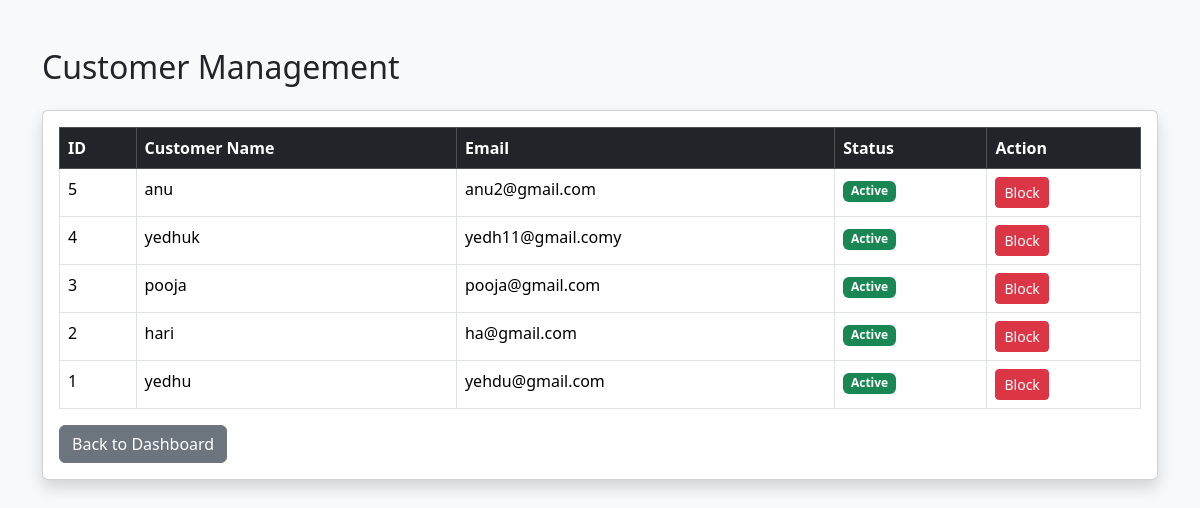
The app's page /customer/admin-customers/ (signed in) with its own data.
### customer/models.py (models this page shows, shortened)
class Register(models.Model):
    name = models.CharField(max_length=200)
    email = models.EmailField()
    password = models.CharField(max_length=220)
    is_blocked = models.BooleanField(default=False)

### customer/views.py (the view)
# urls.py: path('admin-customers/', views.admin_customers, name='admin_customers'),
@user_passes_test(
    lambda user: user.is_staff,
    login_url='login'
)
def admin_customers(request):
    customers = Register.objects.all().order_by('-id')
    context = {
        'customers': customers,
    }
    return render(
        request,
        'admin_customers.html',
        context
    )

### customer/templates/admin_customers.html (shortened to what this page needs)
<!DOCTYPE html>
<html>
<head>
    <link href="https://cdn.jsdelivr.net/npm/bootstrap@5.3.3/dist/css/bootstrap.min.css" rel="stylesheet">
</head>
<body class="bg-light">
<div class="container mt-5">
    <h2 class="mb-4">Customer Management</h2>
    <div class="card shadow">
        <div class="card-body">
            <table class="table table-bordered table-hover">
                <thead class="table-dark">
                    <tr>
                        <th>ID</th>
                        <th>Customer Name</th>
                        <th>Email</th>
                        <th>Status</th>
                        <th>Action</th>
                    </tr>
                </thead>
                <tbody>
                    {% for customer in customers %}
                    <tr>
                        <td>{{ customer.id }}</td>
                        <td>{{ customer.name }}</td>
                        <td>{{ customer.email }}</td>
                        <td>
                            {% if customer.is_blocked %}
                                <span class="badge bg-danger">Blocked</span>
                            {% else %}
                                <span class="badge bg-success">Active</span>
                            {% endif %}
                        </td>
                        <td>
                            <form method="POST" action="{% url 'toggle_customer_status' customer.id %}">
                                {% if customer.is_blocked %}
                                    <button class="btn btn-success btn-sm">Unblock</button>
                                {% else %}
                                    <button class="btn btn-danger btn-sm">Block</button>
                                {% endif %}
                            </form>
                        </td>
                    </tr>
                    {% empty %}
                    <tr>
                        <td colspan="5" class="text-center">No customers found.</td>
                    </tr>
                    {% endfor %}
                </tbody>
            </table>
            <a href="{% url 'admin_dashboard' %}" class="btn btn-secondary">
                Back to Dashboard
            </a>
        </div>
    </div>
</div>
</body>
</html>

### records on screen
Register: id "5", name "anu", email "anu2@gmail.com", is_blocked "Active"
Register: id "4", name "yedhuk", email "yedh11@gmail.comy", is_blocked "Active"
Register: id "3", name "pooja", email "pooja@gmail.com", is_blocked "Active"
Register: id "2", name "hari", email "ha@gmail.com", is_blocked "Active"
Register: id "1", name "yedhu", email "yehdu@gmail.com", is_blocked "Active"
